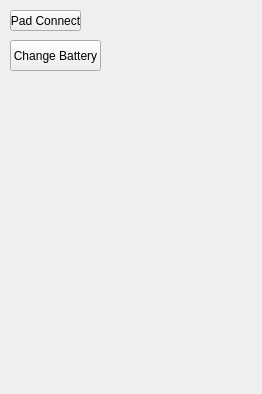
<?xml version="1.0" encoding="UTF-8"?>
<ui version="4.0">
 <class>EnvironmentPanel</class>
 <widget class="QWidget" name="EnvironmentPanel">
  <property name="geometry">
   <rect>
    <x>0</x>
    <y>0</y>
    <width>262</width>
    <height>394</height>
   </rect>
  </property>
  <property name="windowTitle">
   <string>Form</string>
  </property>
  <widget class="QPushButton" name="padBtn">
   <property name="geometry">
    <rect>
     <x>10</x>
     <y>10</y>
     <width>71</width>
     <height>21</height>
    </rect>
   </property>
   <property name="text">
    <string>Pad Connect</string>
   </property>
  </widget>
  <widget class="QPushButton" name="batteryBtn">
   <property name="geometry">
    <rect>
     <x>10</x>
     <y>40</y>
     <width>91</width>
     <height>31</height>
    </rect>
   </property>
   <property name="text">
    <string>Change Battery</string>
   </property>
  </widget>
 </widget>
 <resources/>
 <connections/>
</ui>
